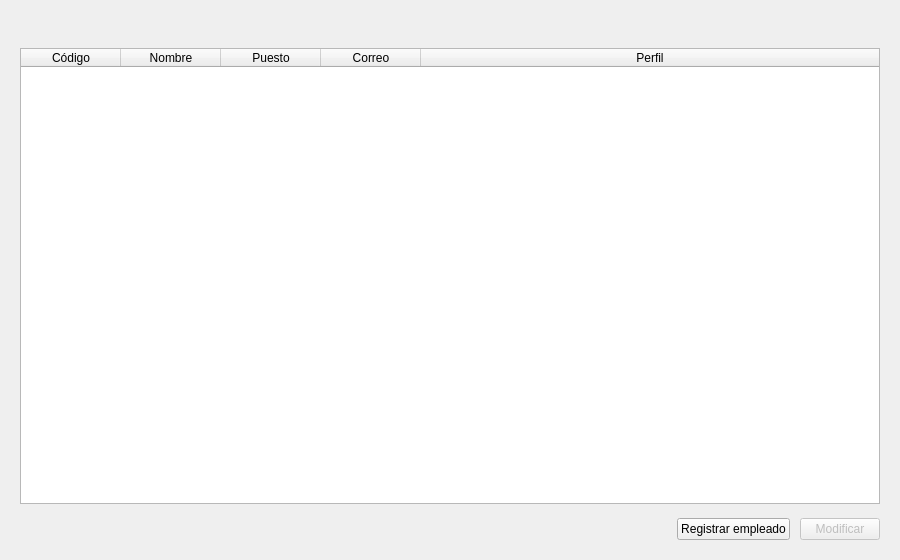
<?xml version="1.0" encoding="UTF-8"?>
<ui version="4.0">
 <class>PantallaEmpleados</class>
 <widget class="QWidget" name="PantallaEmpleados">
  <property name="geometry">
   <rect><x>0</x><y>0</y><width>900</width><height>560</height></rect>
  </property>
  <property name="windowTitle"><string>Empleados</string></property>
  <layout class="QVBoxLayout" name="disposicion">
   <property name="leftMargin"><number>20</number></property>
   <property name="topMargin"><number>20</number></property>
   <property name="rightMargin"><number>20</number></property>
   <property name="bottomMargin"><number>20</number></property>
   <property name="spacing"><number>14</number></property>

   <item>
    <widget class="QLabel" name="etiquetaAviso">
     <property name="text"><string/></property>
     <property name="wordWrap"><bool>true</bool></property>
    </widget>
   </item>

   <item>
    <widget class="QTableWidget" name="tablaEmpleados">
     <property name="alternatingRowColors"><bool>true</bool></property>
     <property name="selectionBehavior"><enum>QAbstractItemView::SelectRows</enum></property>
     <property name="selectionMode"><enum>QAbstractItemView::SingleSelection</enum></property>
     <property name="editTriggers"><set>QAbstractItemView::NoEditTriggers</set></property>
     <property name="sortingEnabled"><bool>true</bool></property>
     <attribute name="verticalHeaderVisible"><bool>false</bool></attribute>
     <attribute name="horizontalHeaderStretchLastSection"><bool>true</bool></attribute>
     <column><property name="text"><string>Código</string></property></column>
     <column><property name="text"><string>Nombre</string></property></column>
     <column><property name="text"><string>Puesto</string></property></column>
     <column><property name="text"><string>Correo</string></property></column>
     <column><property name="text"><string>Perfil</string></property></column>
    </widget>
   </item>

   <item>
    <layout class="QHBoxLayout" name="filaAcciones">
     <property name="spacing"><number>10</number></property>
     <item>
      <widget class="QLabel" name="etiquetaResumen">
       <property name="text"><string/></property>
      </widget>
     </item>
     <item>
      <spacer name="espacioAcciones">
       <property name="orientation"><enum>Qt::Horizontal</enum></property>
       <property name="sizeHint" stdset="0"><size><width>40</width><height>20</height></size></property>
      </spacer>
     </item>
     <item>
      <widget class="QPushButton" name="botonNuevo">
       <property name="text"><string>Registrar empleado</string></property>
       <property name="minimumHeight"><number>34</number></property>
      </widget>
     </item>
     <item>
      <widget class="QPushButton" name="botonEditar">
       <property name="text"><string>Modificar</string></property>
       <property name="minimumHeight"><number>34</number></property>
       <property name="enabled"><bool>false</bool></property>
      </widget>
     </item>
    </layout>
   </item>

  </layout>
 </widget>
 <resources/>
 <connections/>
</ui>
